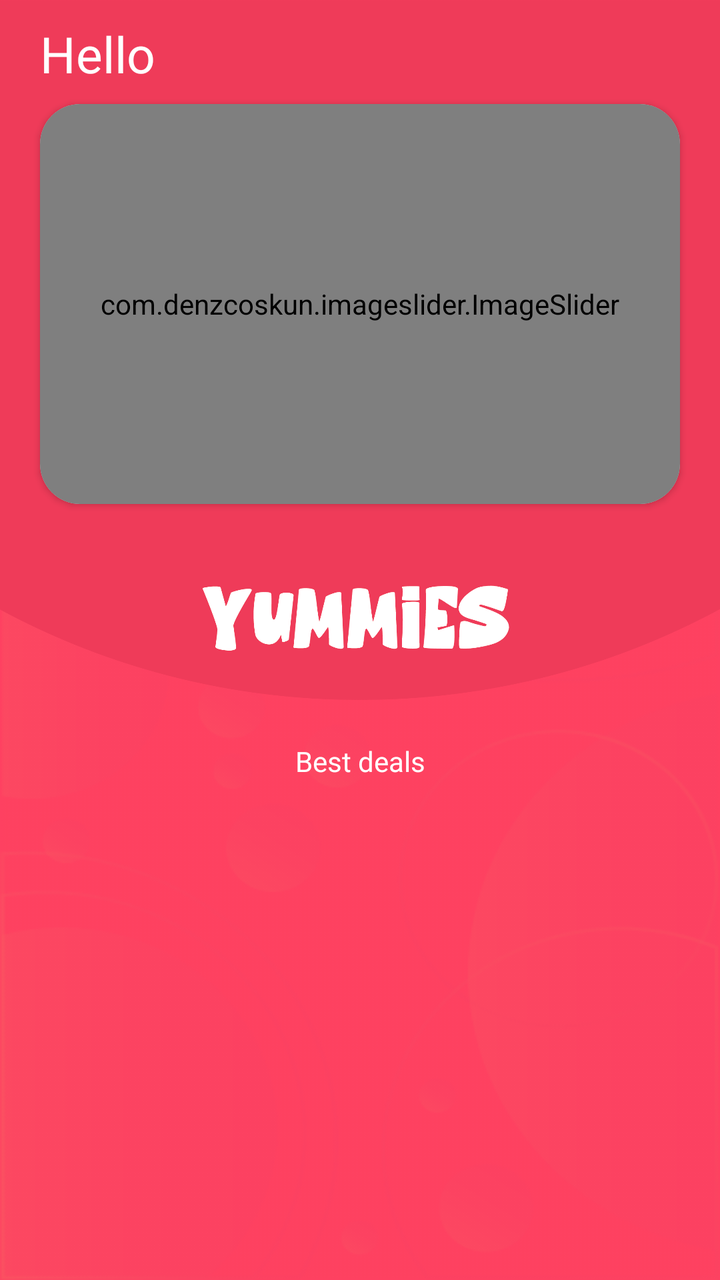
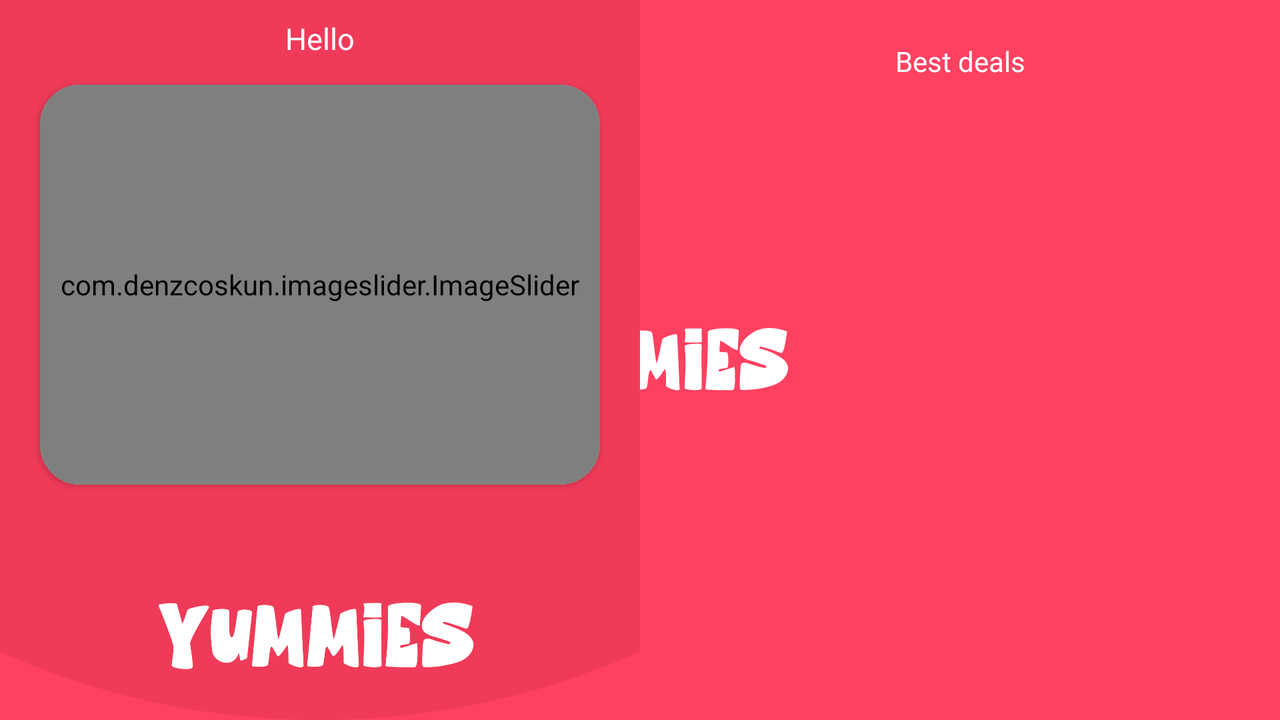

First picture: res/layout/ on a phone held upright. Second picture: the repository's own variant of that layout, on a device whose configuration matches the variant's folder. Source for both follows.
<!-- AndroidManifest.xml: application theme splashScreenTheme -->
<!-- res/layout/fragment_home.xml -->
<?xml version="1.0" encoding="utf-8"?>
<FrameLayout xmlns:android="http://schemas.android.com/apk/res/android"
    xmlns:app="http://schemas.android.com/apk/res-auto"
    xmlns:tools="http://schemas.android.com/tools"
    android:layout_width="match_parent"
    android:layout_height="match_parent"
    android:layout_marginBottom="50dp"
    tools:context=".HomeFragment">

    <ScrollView
        android:layout_width="match_parent"
        android:layout_height="match_parent"
        android:background="@drawable/home_bg">

        <androidx.constraintlayout.widget.ConstraintLayout
            android:layout_width="match_parent"
            android:layout_height="match_parent">

            <ImageView
                android:id="@+id/imageView8"
                android:layout_width="match_parent"
                android:layout_height="350dp"
                android:scaleType="centerCrop"
                android:src="@drawable/home_flag_y"
                app:layout_constraintEnd_toEndOf="parent"
                app:layout_constraintStart_toStartOf="parent"
                app:layout_constraintTop_toTopOf="parent">

            </ImageView>

            <androidx.recyclerview.widget.RecyclerView
                android:id="@+id/home_rcv"
                android:layout_width="match_parent"
                android:layout_height="0dp"
                android:padding="10dp"
                android:layout_weight="7"
                app:layout_constraintEnd_toEndOf="parent"
                app:layout_constraintStart_toStartOf="parent"
                app:layout_constraintTop_toBottomOf="@+id/special" />

            <TextView
                android:id="@+id/welcome_msg"
                android:layout_width="match_parent"
                android:layout_height="wrap_content"
                android:paddingTop="10dp"
                android:paddingStart="20dp"
                android:paddingBottom="10dp"
                android:text="Hello"
                android:textColor="@color/white"
                android:textSize="25dp"
                app:layout_constraintEnd_toEndOf="parent"
                app:layout_constraintStart_toStartOf="parent"
                app:layout_constraintTop_toTopOf="@+id/imageView8" />

            <TextView
                android:id="@+id/special"
                android:layout_width="wrap_content"
                android:layout_height="wrap_content"
                android:layout_marginTop="16dp"
                android:background="@drawable/dialog_background"
                android:backgroundTint="@color/bright_pink"
                android:paddingStart="10dp"
                android:paddingTop="5dp"
                android:paddingEnd="10dp"
                android:paddingBottom="5dp"
                android:text="Best deals"
                android:textColor="@color/white"
                app:layout_constraintEnd_toEndOf="parent"
                app:layout_constraintStart_toStartOf="parent"
                app:layout_constraintTop_toBottomOf="@+id/imageView8" />

            <LinearLayout
                android:id="@+id/linearLayout"
                android:layout_width="match_parent"
                android:layout_height="match_parent"
                android:layout_marginTop="32dp"
                android:orientation="vertical"
                app:layout_constraintBottom_toBottomOf="parent"
                app:layout_constraintEnd_toEndOf="parent"
                app:layout_constraintStart_toStartOf="parent"
                app:layout_constraintTop_toTopOf="parent"
                app:layout_constraintVertical_bias="0.0">

                <androidx.cardview.widget.CardView
                    android:layout_width="match_parent"
                    android:layout_height="wrap_content"
                    android:layout_margin="20dp"
                    app:cardCornerRadius="20dp">

                    <LinearLayout
                        android:layout_width="match_parent"
                        android:layout_height="wrap_content">

                        <com.denzcoskun.imageslider.ImageSlider
                            android:id="@+id/imageSlider"
                            android:layout_width="match_parent"
                            android:layout_height="200dp"
                            app:iss_auto_cycle="true"
                            app:iss_corner_radius="40"
                            app:iss_delay="100"
                            app:iss_period="1000"
                            app:iss_title_background="@drawable/gradient" />
                    </LinearLayout>
                </androidx.cardview.widget.CardView>

            </LinearLayout>

        </androidx.constraintlayout.widget.ConstraintLayout>
    </ScrollView>

</FrameLayout>
<!-- resources referenced by this layout -->
<resources>
  <color name="bright_pink">#fe4161</color>
  <color name="white">#FFFFFFFF</color>
  <!-- drawable home_bg: png bitmap (drawable-v24, 45317 bytes) -->
  <!-- drawable home_flag_y: png bitmap (drawable-v24, 25164 bytes) -->
  <style name="splashScreenTheme" parent="Theme.MaterialComponents.Light.NoActionBar">
          <item name="android:windowBackground">@drawable/splash_screen</item>
          <item name="android:statusBarColor">@color/bright_pink</item>
      </style>
  <!-- drawable splash_screen (drawable) -->
  <?xml version="1.0" encoding="utf-8"?>
  <layer-list xmlns:android="http://schemas.android.com/apk/res/android">
      <item android:drawable="@color/bright_pink" />
      <item android:drawable="@drawable/logo_title" android:gravity="center" />
  </layer-list>
  <!-- drawable logo_title: vector/xml drawable (drawable, 6378 chars, omitted) -->
</resources>
<!-- res/layout-land/fragment_home.xml (the author's variant of the layout above) -->
<!-- drawn on the phone turned sideways -->
<?xml version="1.0" encoding="utf-8"?>
<FrameLayout xmlns:android="http://schemas.android.com/apk/res/android"
    xmlns:app="http://schemas.android.com/apk/res-auto"
    xmlns:tools="http://schemas.android.com/tools"
    android:layout_width="match_parent"
    android:layout_height="match_parent"
    android:layout_marginBottom="50dp"
    tools:context=".HomeFragment">

    <LinearLayout
        android:layout_width="match_parent"
        android:layout_height="match_parent">

        <androidx.constraintlayout.widget.ConstraintLayout
            android:layout_width="0dp"
            android:layout_height="match_parent"
            android:layout_weight="1">

            <ImageView
                android:layout_width="match_parent"
                android:layout_height="match_parent"
                android:src="@drawable/home_flag_y"
                android:scaleType="centerCrop"
                app:layout_constraintStart_toStartOf="parent"
                app:layout_constraintTop_toTopOf="parent"
                app:layout_constraintEnd_toEndOf="parent"
                app:layout_constraintBottom_toBottomOf="parent">
            </ImageView>

            <TextView
                android:id="@+id/welcome_msg"
                android:layout_width="0dp"
                android:layout_height="wrap_content"
                android:layout_marginTop="4dp"
                android:gravity="center"
                android:padding="5dp"
                android:text="Hello"
                android:textAlignment="center"
                android:textColor="@color/white"
                android:textSize="15dp"
                app:layout_constraintEnd_toEndOf="parent"
                app:layout_constraintStart_toStartOf="parent"
                app:layout_constraintTop_toTopOf="parent" />

            <androidx.cardview.widget.CardView
                android:id="@+id/cardView2"
                android:layout_width="match_parent"
                android:layout_height="wrap_content"
                android:layout_marginTop="8dp"
                android:layout_marginStart="20dp"
                android:layout_marginEnd="20dp"
                app:cardCornerRadius="20dp"
                app:layout_constraintBottom_toBottomOf="parent"
                app:layout_constraintEnd_toEndOf="parent"
                app:layout_constraintStart_toStartOf="parent"
                app:layout_constraintTop_toBottomOf="@+id/welcome_msg"
                app:layout_constraintVertical_bias="0.0">

                <LinearLayout
                    android:layout_width="match_parent"
                    android:layout_height="match_parent">

                    <com.denzcoskun.imageslider.ImageSlider
                        android:id="@+id/imageSlider"
                        android:layout_width="match_parent"
                        android:layout_height="200dp"
                        app:iss_auto_cycle="true"
                        app:iss_corner_radius="40"
                        app:iss_delay="100"
                        app:iss_period="1000"
                        app:iss_title_background="@drawable/gradient" />
                </LinearLayout>
            </androidx.cardview.widget.CardView>

        </androidx.constraintlayout.widget.ConstraintLayout>

        <androidx.constraintlayout.widget.ConstraintLayout
            android:layout_width="0dp"
            android:layout_height="match_parent"
            android:layout_weight="1">

            <TextView
                android:id="@+id/special"
                android:layout_width="wrap_content"
                android:layout_height="wrap_content"
                android:layout_marginTop="16dp"
                android:background="@drawable/dialog_background"
                android:backgroundTint="@color/bright_pink"
                android:paddingStart="10dp"
                android:paddingTop="5dp"
                android:paddingEnd="10dp"
                android:paddingBottom="5dp"
                android:text="Best deals"
                android:textColor="@color/white"
                app:layout_constraintEnd_toEndOf="parent"
                app:layout_constraintStart_toStartOf="parent"
                app:layout_constraintTop_toTopOf="parent" />


            <androidx.recyclerview.widget.RecyclerView
                android:id="@+id/home_rcv"
                android:layout_width="0dp"
                android:layout_height="0dp"
                android:layout_margin="20dp"
                android:layout_marginTop="16dp"
                android:layout_weight="7"
                app:layout_constraintBottom_toBottomOf="parent"
                app:layout_constraintEnd_toEndOf="parent"
                app:layout_constraintStart_toStartOf="parent"
                app:layout_constraintTop_toBottomOf="@+id/special"
                app:layout_constraintVertical_bias="0.0" />

        </androidx.constraintlayout.widget.ConstraintLayout>

    </LinearLayout>
</FrameLayout>
<!-- resources referenced by the variant -->
<!-- as the phone turned sideways resolves them -->
<resources>
  <color name="bright_pink">#fe4161</color>
  <color name="white">#FFFFFFFF</color>
  <!-- drawable home_flag_y: png bitmap (drawable-v24, 25164 bytes) -->
  <style name="splashScreenTheme" parent="Theme.MaterialComponents.Light.NoActionBar">
          <item name="android:windowBackground">@drawable/splash_screen</item>
          <item name="android:statusBarColor">@color/bright_pink</item>
      </style>
  <!-- drawable splash_screen (drawable) -->
  <?xml version="1.0" encoding="utf-8"?>
  <layer-list xmlns:android="http://schemas.android.com/apk/res/android">
      <item android:drawable="@color/bright_pink" />
      <item android:drawable="@drawable/logo_title" android:gravity="center" />
  </layer-list>
  <!-- drawable logo_title: vector/xml drawable (drawable, 6378 chars, omitted) -->
</resources>
